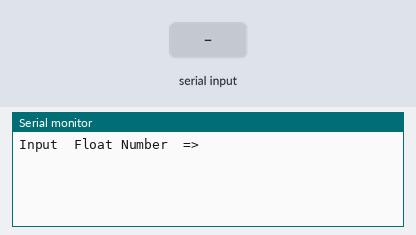
A sketch run on a simulated Arduino Uno, built with avr-gcc and run on an emulated ATmega328P. On the bench: the last lines printed to the serial monitor. The test bench sets the inputs (shaded band).

Above: at 1.2 s.
1.3 s: "90,45\n" received over Serial
At 2.0 s:
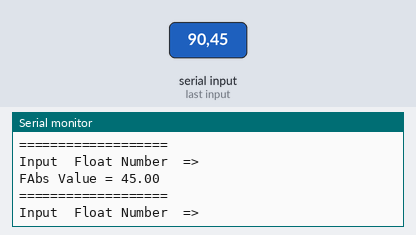
2.8 s: "30,150\n" received over Serial
At 5.1 s:
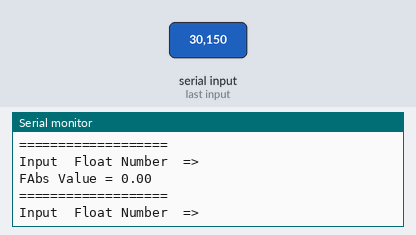
Timing chart, 0 to 6.6 s (numbered marks = the images above; inputs shaded):
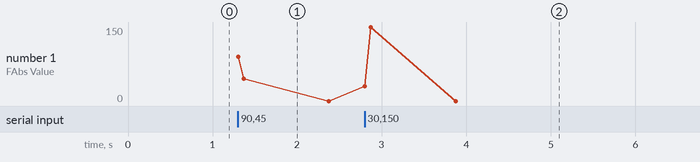

Measured:
- after the input at 1.3 s, the serial monitor: prints a new line at once (image 1)
- after the input at 2.8 s, the serial monitor: prints a new line at once (image 2)

The sketch:

ex6-4.ino
```cpp
float make_fabs(float);

void setup() {
  // 시리얼 통신 속도 설정 : 속도 9600 bps, 8데이터 비트, 패리티 없음, 한 개의 스톱비트
 Serial.begin(9600) ;

}
void loop() {
     float Num ;
     float a ;

      Serial.println("Input  Float Number  =>");

     // PC에서 데이터가 전송되어 올때까지 기다린다.
      while(1) {
       if(Serial.available() > 0 ) break;
      }
      Num = Serial.parseFloat();
      a = make_fabs(Num);

    Serial.print("FAbs Value = ");
    Serial.println(a);
    Serial.println("===================");
  }

float make_fabs(float x)
 {
   if(x < 0.0 ) x = x * -1.0;
   return x;
 }
```
